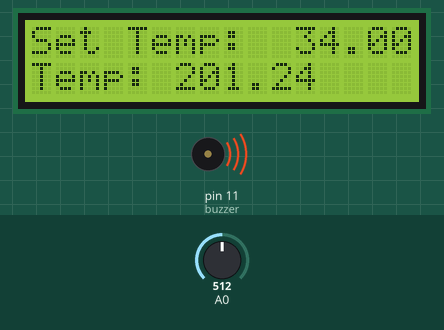
Simulated run of this sketch. Board: Arduino Uno, built with avr-gcc and run on an emulated ATmega328P. On the bench: 16×2 character LCD, buzzer (waves = sounding). The test bench sets the inputs (shaded band); at power-on: A0 = 512.

Above: at 1.2 s.
1.3 s: A0 set to 716
At 1.9 s:
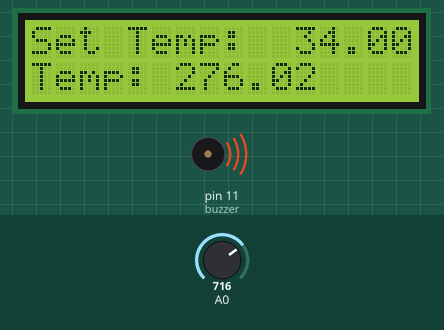
3.1 s: A0 set to 900
At 4.6 s:
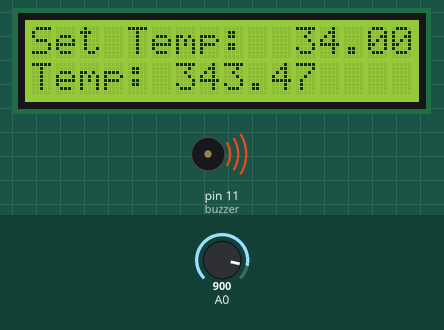
4.9 s: A0 set to 1023
At 6.0 s:
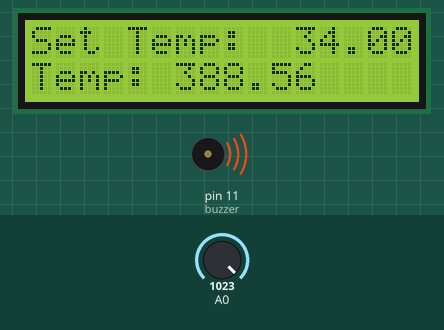
Timing chart, 0 to 7.9 s (numbered marks = the images above; inputs shaded):
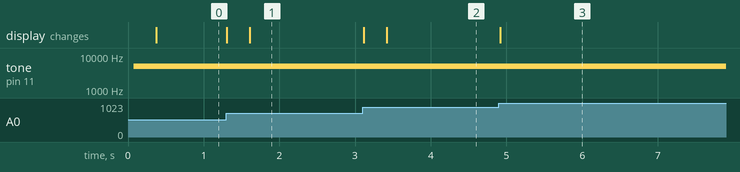

The sketch:

TemperatureReader.ino
```cpp
#include "LiquidCrystal.h"

int rs = 3, en = 4, d4 = 5, d5 = 6, d6 = 7, d7 = 8;
LiquidCrystal lcd(rs,en,d4,d5,d6,d7);
int buzzer = 11;

float setTemp = 34.00;


void setup(){
  pinMode(buzzer, OUTPUT);
  lcd.begin(16,02);
  lcd.setCursor(0,0);
  lcd.print("Set Temp: ");
  lcd.setCursor(11,0);
  lcd.print(setTemp);
}

float ar_temp[4] = {0.00,0.00,0.00,0.00};
int i = 0;
float temp = 0.00;

void loop(){
  float adcVal = analogRead(A0);
  float t = (adcVal * 500)/ 1023;

  ar_temp[i] = t;
  if(i >= 3){
    i = 0;
    temp = (ar_temp[0] + ar_temp[1] + ar_temp[2] + ar_temp[3]) / 4 - 49;

  }
  i++;

  lcd.setCursor(0,1);
  lcd.print("Temp: ");
  lcd.setCursor(6,1);
  lcd.print("      ");
  lcd.setCursor(6,1);
  lcd.print(temp);

  if(temp > setTemp) {
    tone(buzzer, 5000, 100);

  } else if(temp <= setTemp) {
  }


}
```

Measured:
- after the input at 1.3 s, the display: first changes at once (image 1 shows a later state)
- after the input at 3.1 s, the display: first changes at once (image 2 shows a later state)
- after the input at 4.9 s, the display: changes at once (image 3)
